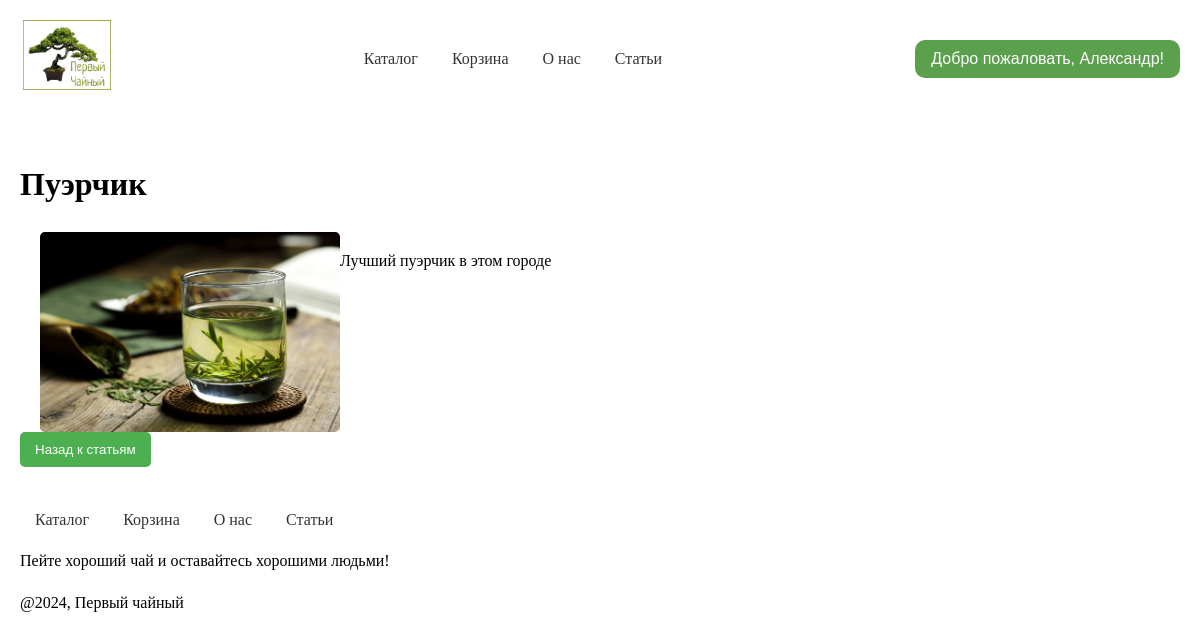
/states/2 (signed in), run on the app's committed database.
### models/user.py (models this page shows, shortened)
class User(db.Model, UserMixin):
    __tablename__ = "users"
    id = db.Column(db.Integer, primary_key=True)
    username = db.Column(db.String(64))
    first_name = db.Column(db.String(30))
    email = db.Column(db.String(120))
    password_hash = db.Column(db.String(128))
    carts = relationship('Cart', backref='user', lazy=True)

### models/states.py (models this page shows, shortened)
class State(db.Model):
    __tablename__ = "states"
    id = db.Column(Integer, primary_key=True)
    title = db.Column(String, nullable=False)
    content = db.Column(String, nullable=False)
    image_url = db.Column(String, nullable=True)

### routers/states.py (the view)
@states_bp.route("/states/<int:state_id>")
def read_state(state_id):
    state = State.query.get(state_id)
    if state is None:
        return jsonify({"message": "Статья не найдена"}), 404
    return render_template('states/state_detail.html', state=state)

### routers/user.py (called while the page is built)
@login_manager.user_loader
def load_user(user_id):
    return User.query.get(int(user_id))

### templates/states/state_detail.html (shortened to what this page needs)
{% extends "catalog/base.html" %}
{% block content %}
        <h1>{{ state.title }}</h1>
<div class="article-container">
        <img src="../static/images/{{ state.image_url }}.jpg" alt="{{ state.title }}" class="article-image">
        <div class="article-content">
            <p>{{ state.content }}</p>
        </div>
</div>
    <a href="/states"><button type="submit" class="btncart">Назад к статьям</button></a>
{% endblock %}

### templates/catalog/base.html (shortened to what this page needs)
<!DOCTYPE html>
<html lang="ru">
<head>
</head>
<body>
    <header>
        <a href="/"><img src="/static/images/logo.png" alt="Логотип" class="logo"></a>
        <nav>
            <a href="/showcase">Каталог</a>
            <a href="/cart_view">Корзина</a>
            <a href="/about">О нас</a>
            <a href="/states">Статьи</a>
        </nav>
        <div class="dropdown">
        {% if not current_user.is_authenticated %}
        <button class="dropbtn">Личный кабинет</button>
        <div class="dropdown-content">
            <a href='/login'>Войти</a>
            <a href='/register'>Зарегистрироваться</a>
        </div>
        {% else %}
        <button class="dropbtn">Добро пожаловать, {{ current_user.first_name }}!</button>
        {% endif %}
        </div>
    </header>
    <main>
        {% block content %}<h1>Рады приветствовать Вас в нашем чайном магазине</h1> {% endblock %}
    </main>
    <footer>
            <a href="/showcase/">Каталог</a>
            <a href="/cart_view/">Корзина</a>
            <a href="/about">О нас</a>
            <a href="/states">Статьи</a>
            <p>Пейте хороший чай и оставайтесь хорошими людьми!</p>
            <p>@2024, Первый чайный</p>
    </footer>
</body>
</html>

### templates/catalog/base.html (style rules this page uses)
body { font-family: Montserrat; line-height: 1.6; margin: 0; padding: 0; }
header { display: flex; align-items: center; justify-content: space-between; padding: 20px; max-width: 1200px; margin: auto; }
header, nav, main, footer { padding: 20px; margin: auto; max-width: 1200px; }
nav a { text-decoration: none; color: #333; padding: 10px 15px; }
footer a { text-decoration: none; color: #333; padding: 10px 15px; }
.logo { max-height: 70px; margin-right: auto; }
nav { margin-left: auto; }
.btncart { background-color: #4CAF50; color: white; padding: 10px 15px; border: none; border-radius: 5px; cursor: pointer; }
.dropdown { position: relative; display: inline-block; }
.dropbtn { background-color: #5BA14D; color: white; padding: 10px 16px; font-size: 16px; border: none; cursor: pointer; border-radius: 10px; }
.article-image { max-width: 100%; height: auto; border-radius: 5px; }
.article-container { display: flex; align-items: flex-start; }
.article-image { max-width: 300px; height: auto; margin-left: 20px; border-radius: 5px; }

### data on the page
User: first_name "Александр"
State: title "Пуэрчик", content "Лучший пуэрчик в этом городе"
